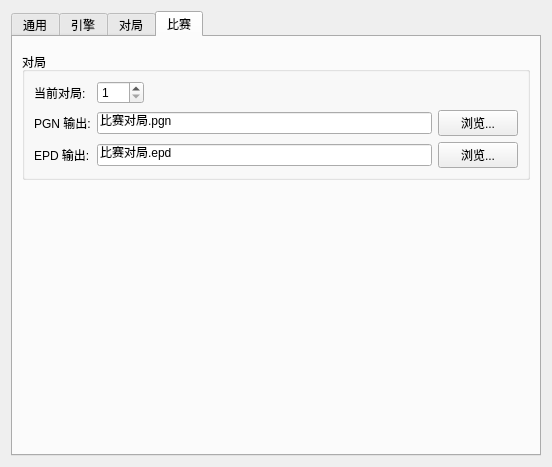
<?xml version="1.0" encoding="UTF-8"?>
<ui version="4.0">
 <class>SettingsDialog</class>
 <widget class="QDialog" name="SettingsDialog">
  <property name="geometry">
   <rect>
    <x>0</x>
    <y>0</y>
    <width>552</width>
    <height>467</height>
   </rect>
  </property>
  <property name="sizePolicy">
   <sizepolicy hsizetype="Preferred" vsizetype="Preferred">
    <horstretch>0</horstretch>
    <verstretch>90</verstretch>
   </sizepolicy>
  </property>
  <property name="windowTitle">
   <string>Settings</string>
  </property>
  <layout class="QVBoxLayout" name="verticalLayout_2">
   <item>
    <widget class="QTabWidget" name="tabWidget">
     <property name="currentIndex">
      <number>3</number>
     </property>
     <widget class="QWidget" name="m_generalTab">
      <attribute name="title">
       <string>通用</string>
      </attribute>
      <layout class="QVBoxLayout" name="verticalLayout_6">
       <item>
        <layout class="QFormLayout" name="formLayout_6">
         <item row="6" column="0">
          <widget class="QCheckBox" name="m_humanCanPlayAfterTimeoutCheck">
           <property name="text">
            <string>超时后，人类玩家还能下棋</string>
           </property>
           <property name="checked">
            <bool>true</bool>
           </property>
          </widget>
         </item>
         <item row="4" column="0">
          <widget class="QCheckBox" name="m_playersSidesOnClocksCheck">
           <property name="text">
            <string>在时钟显示玩家方 </string>
           </property>
          </widget>
         </item>
         <item row="1" column="0">
          <widget class="QCheckBox" name="m_closeUnusedInitialTabCheck">
           <property name="text">
            <string>如使用则关闭初始对局表头</string>
           </property>
           <property name="checked">
            <bool>true</bool>
           </property>
          </widget>
         </item>
         <item row="0" column="0">
          <widget class="QCheckBox" name="m_highlightLegalMovesCheck">
           <property name="text">
            <string>高亮合法棋步</string>
           </property>
           <property name="checked">
            <bool>true</bool>
           </property>
          </widget>
         </item>
         <item row="3" column="0">
          <widget class="QCheckBox" name="m_useFullUserNameCheck">
           <property name="text">
            <string>使用人类玩家全称</string>
           </property>
           <property name="checked">
            <bool>true</bool>
           </property>
          </widget>
         </item>
        </layout>
       </item>
       <item>
        <layout class="QFormLayout" name="formLayout_3">
         <property name="fieldGrowthPolicy">
          <enum>QFormLayout::ExpandingFieldsGrow</enum>
         </property>
         <property name="horizontalSpacing">
          <number>9</number>
         </property>
         <property name="verticalSpacing">
          <number>9</number>
         </property>
         <property name="topMargin">
          <number>13</number>
         </property>
         <property name="bottomMargin">
          <number>0</number>
         </property>
         <item row="1" column="1">
          <widget class="QLineEdit" name="m_siteEdit"/>
         </item>
         <item row="1" column="0">
          <widget class="QLabel" name="m_siteLabel">
           <property name="text">
            <string>PGN 地点:</string>
           </property>
           <property name="buddy">
            <cstring>m_siteEdit</cstring>
           </property>
          </widget>
         </item>
         <item row="2" column="0">
          <widget class="QLabel" name="m_defaultPgnOutFileLabel">
           <property name="text">
            <string>PGN 每一局输出:</string>
           </property>
          </widget>
         </item>
         <item row="2" column="1">
          <layout class="QHBoxLayout" name="horizontalLayout_2">
           <item>
            <widget class="QLineEdit" name="m_defaultPgnOutFileEdit">
             <property name="text">
              <string>games.pgn</string>
             </property>
            </widget>
           </item>
           <item>
            <widget class="QPushButton" name="m_defaultPgnOutFileBtn">
             <property name="text">
              <string>浏览...</string>
             </property>
             <property name="shortcut">
              <string/>
             </property>
            </widget>
           </item>
          </layout>
         </item>
         <item row="3" column="0">
          <widget class="QLabel" name="m_tbPathLabel">
           <property name="text">
            <string>残局库路径:</string>
           </property>
           <property name="buddy">
            <cstring>m_tbPathEdit</cstring>
           </property>
          </widget>
         </item>
         <item row="3" column="1">
          <layout class="QHBoxLayout" name="horizontalLayout">
           <item>
            <widget class="QLineEdit" name="m_tbPathEdit"/>
           </item>
           <item>
            <widget class="QPushButton" name="m_browseTbPathBtn">
             <property name="text">
              <string>浏览...</string>
             </property>
            </widget>
           </item>
          </layout>
         </item>
        </layout>
       </item>
       <item>
        <spacer name="verticalSpacer_2">
         <property name="orientation">
          <enum>Qt::Vertical</enum>
         </property>
         <property name="sizeHint" stdset="0">
          <size>
           <width>20</width>
           <height>40</height>
          </size>
         </property>
        </spacer>
       </item>
      </layout>
     </widget>
     <widget class="QWidget" name="m_enginesTab">
      <attribute name="title">
       <string>引擎</string>
      </attribute>
      <layout class="QVBoxLayout" name="verticalLayout">
       <property name="leftMargin">
        <number>0</number>
       </property>
       <property name="topMargin">
        <number>0</number>
       </property>
       <property name="rightMargin">
        <number>0</number>
       </property>
       <property name="bottomMargin">
        <number>0</number>
       </property>
       <item>
        <widget class="EngineManagementWidget" name="m_engineManagementWidget" native="true"/>
       </item>
      </layout>
     </widget>
     <widget class="QWidget" name="m_gamesTab">
      <attribute name="title">
       <string>对局</string>
      </attribute>
      <layout class="QVBoxLayout" name="verticalLayout_3">
       <property name="spacing">
        <number>0</number>
       </property>
       <property name="leftMargin">
        <number>9</number>
       </property>
       <property name="topMargin">
        <number>9</number>
       </property>
       <property name="rightMargin">
        <number>9</number>
       </property>
       <property name="bottomMargin">
        <number>9</number>
       </property>
       <item>
        <widget class="GameSettingsWidget" name="m_gameSettings" native="true"/>
       </item>
      </layout>
     </widget>
     <widget class="QWidget" name="m_tournamentsTab">
      <attribute name="title">
       <string>比赛</string>
      </attribute>
      <layout class="QVBoxLayout" name="verticalLayout_4">
       <item>
        <widget class="TournamentSettingsWidget" name="m_tournamentSettings" native="true"/>
       </item>
       <item>
        <widget class="QGroupBox" name="groupBox">
         <property name="enabled">
          <bool>true</bool>
         </property>
         <property name="sizePolicy">
          <sizepolicy hsizetype="Preferred" vsizetype="Preferred">
           <horstretch>0</horstretch>
           <verstretch>0</verstretch>
          </sizepolicy>
         </property>
         <property name="title">
          <string>对局</string>
         </property>
         <layout class="QVBoxLayout" name="verticalLayout_5">
          <item>
           <layout class="QFormLayout" name="formLayout_2">
            <property name="fieldGrowthPolicy">
             <enum>QFormLayout::ExpandingFieldsGrow</enum>
            </property>
            <item row="1" column="0">
             <widget class="QLabel" name="m_concurrencyLabel">
              <property name="text">
               <string>当前对局:</string>
              </property>
              <property name="buddy">
               <cstring>m_concurrencySpin</cstring>
              </property>
             </widget>
            </item>
            <item row="1" column="1">
             <widget class="QSpinBox" name="m_concurrencySpin">
              <property name="sizePolicy">
               <sizepolicy hsizetype="Fixed" vsizetype="Fixed">
                <horstretch>0</horstretch>
                <verstretch>0</verstretch>
               </sizepolicy>
              </property>
              <property name="minimum">
               <number>1</number>
              </property>
              <property name="maximum">
               <number>128</number>
              </property>
             </widget>
            </item>
            <item row="2" column="0">
             <widget class="QLabel" name="m_tournamentDefaultPgnOutFileLabel">
              <property name="text">
               <string>PGN 输出:</string>
              </property>
             </widget>
            </item>
            <item row="2" column="1">
             <layout class="QHBoxLayout" name="horizontalLayout_5">
              <item>
               <widget class="QLineEdit" name="m_tournamentDefaultPgnOutFileEdit">
                <property name="text">
                 <string>比赛对局.pgn</string>
                </property>
               </widget>
              </item>
              <item>
               <widget class="QPushButton" name="m_tournamentDefaultPgnOutFileBtn">
                <property name="text">
                 <string>浏览...</string>
                </property>
               </widget>
              </item>
             </layout>
            </item>
            <item row="3" column="0">
             <widget class="QLabel" name="m_tournamentDefaultEpdOutFileLabel">
              <property name="text">
               <string>EPD 输出:</string>
              </property>
             </widget>
            </item>
            <item row="3" column="1">
             <layout class="QHBoxLayout" name="horizontalLayout_3">
              <item>
               <widget class="QLineEdit" name="m_tournamentDefaultEpdOutFileEdit">
                <property name="text">
                 <string>比赛对局.epd</string>
                </property>
               </widget>
              </item>
              <item>
               <widget class="QPushButton" name="m_tournamentDefaultEpdOutFileBtn">
                <property name="text">
                 <string>浏览...</string>
                </property>
               </widget>
              </item>
             </layout>
            </item>
           </layout>
          </item>
         </layout>
        </widget>
       </item>
       <item>
        <spacer name="verticalSpacer">
         <property name="orientation">
          <enum>Qt::Vertical</enum>
         </property>
         <property name="sizeHint" stdset="0">
          <size>
           <width>20</width>
           <height>40</height>
          </size>
         </property>
        </spacer>
       </item>
      </layout>
     </widget>
    </widget>
   </item>
  </layout>
 </widget>
 <customwidgets>
  <customwidget>
   <class>GameSettingsWidget</class>
   <extends>QWidget</extends>
   <header>src/gamesettingswidget.h</header>
   <container>1</container>
  </customwidget>
  <customwidget>
   <class>TournamentSettingsWidget</class>
   <extends>QWidget</extends>
   <header>src/tournamentsettingswidget.h</header>
   <container>1</container>
  </customwidget>
  <customwidget>
   <class>EngineManagementWidget</class>
   <extends>QWidget</extends>
   <header>src/enginemanagementwidget.h</header>
   <container>1</container>
  </customwidget>
 </customwidgets>
 <resources/>
 <connections/>
</ui>
